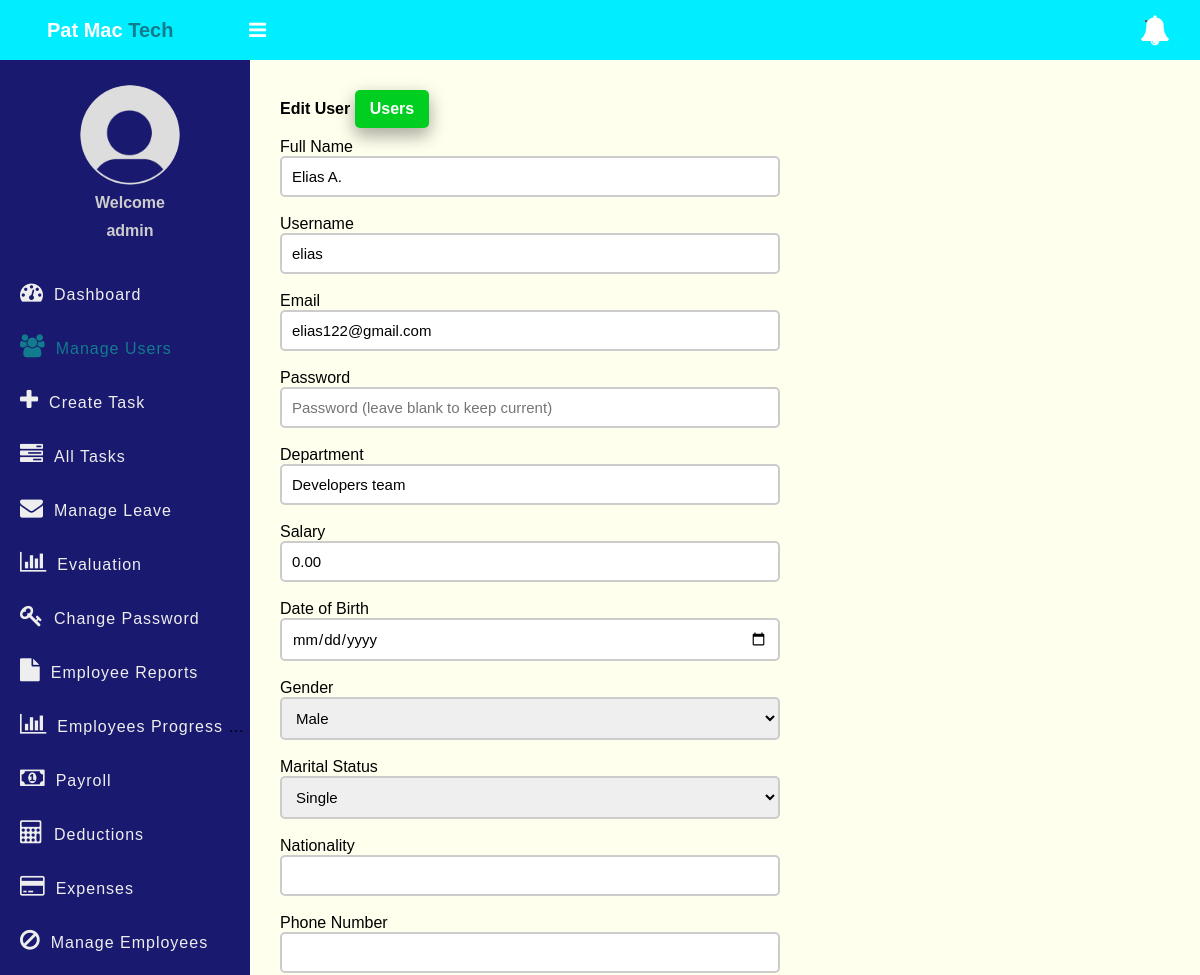
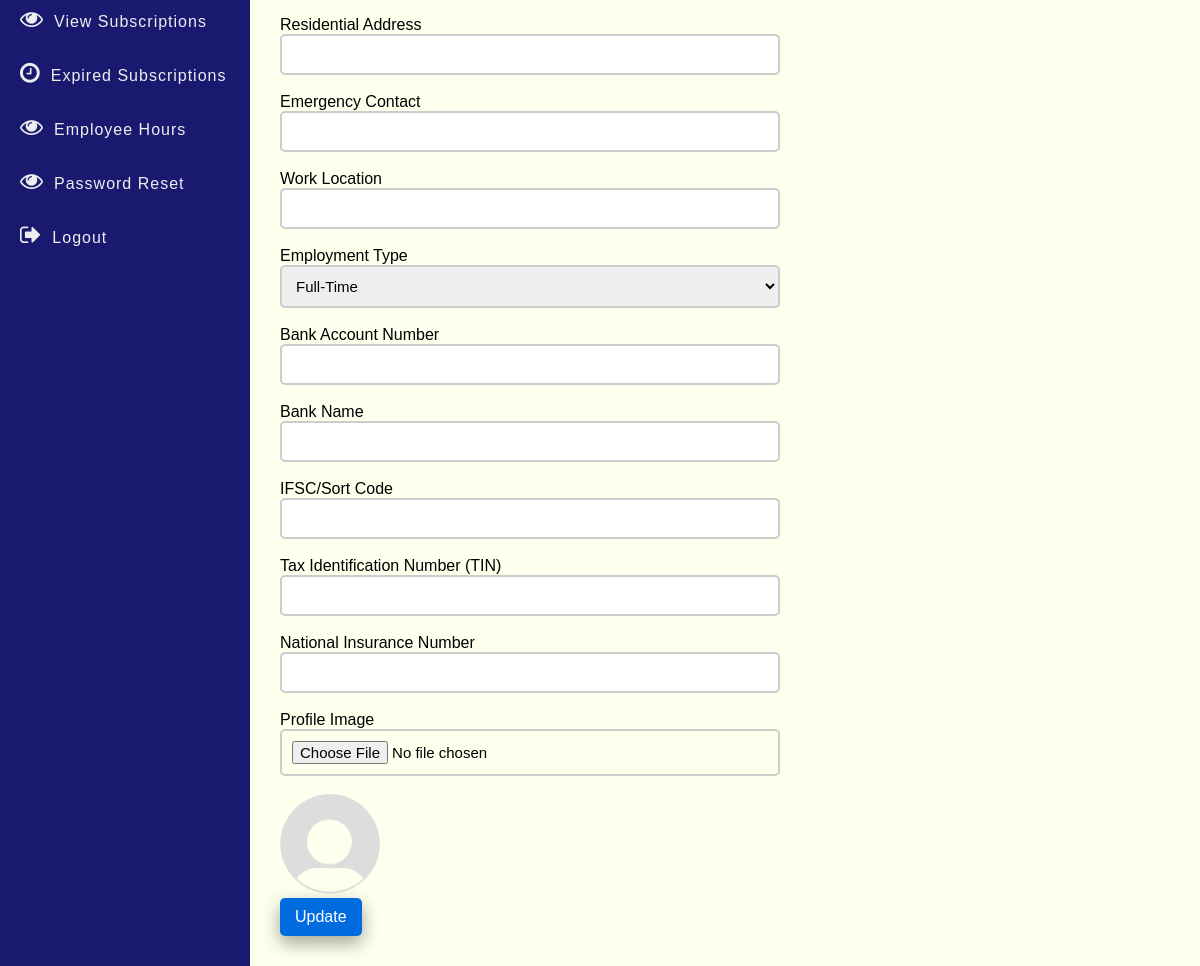
The page /Resources/edit-user.php?id=2 (signed in) on the database its author committed (2 pictures, top to bottom).
### tables this page shows
CREATE TABLE `users` (
  `id` int(11) NOT NULL,
  `full_name` varchar(50) NOT NULL DEFAULT 'Admin',
  `username` varchar(50) NOT NULL,
  `email` varchar(100) NOT NULL,
  `profile_image` varchar(255) DEFAULT NULL,
  `password` varchar(255) NOT NULL,
  `role` enum('admin','employee','evaluator') NOT NULL,
  `salary` decimal(10,2) NOT NULL,
  `department` varchar(50) NOT NULL,
  `created_at` timestamp NOT NULL DEFAULT current_timestamp(),
  `dob` date NOT NULL,
  `gender` enum('male','female','other') NOT NULL,
  `marital_status` enum('single','married','divorced','widowed') NOT NULL,
  `nationality` varchar(100) NOT NULL,
  `phone_number` varchar(20) NOT NULL,
  `address` text NOT NULL,
  `emergency_contact` text NOT NULL,
  `work_location` varchar(100) NOT NULL,
  `employment_type` enum('full-time','part-time','contractual','intern') NOT NULL,
  `account_number` varchar(50) NOT NULL,
  `bank_name` varchar(100) NOT NULL,
  `ifsc_code` varchar(50) NOT NULL,
  `tin` varchar(50) NOT NULL,
  `insurance_number` varchar(50) NOT NULL,
  `is_suspended` tinyint(1) NOT NULL DEFAULT 0
);

### app/Model/User.php (called while the page is built, shortened)
<?php
function get_user_by_id($conn, $id) {
    $sql = "SELECT id, full_name, username, email, salary, department, role,
                   COALESCE(profile_image, 'img/user.png') AS profile_image,
                   dob, gender, marital_status, nationality, phone_number,
                   address, emergency_contact, work_location, employment_type,
                   account_number, bank_name, ifsc_code, tin, insurance_number
            FROM users
            WHERE id = ?";
    $stmt = $conn->prepare($sql);
    $stmt->execute([$id]);
    if ($stmt->rowCount() > 0) {
        return $stmt->fetch(PDO::FETCH_ASSOC);
    } else {
        return null;
    }
}
?>

### Resources/edit-user.php (the view, shortened to what this page needs)
<?php
if (isset($_SESSION['role']) && isset($_SESSION['id']) && $_SESSION['role'] == "admin") {
    include "../app/Model/User.php";
    $id = $_GET['id'];
    $user = get_user_by_id($conn, $id);
 ?>
<!DOCTYPE html>
<html>
<head>
	<link rel="stylesheet" href="https://stackpath.bootstrapcdn.com/font-awesome/4.7.0/css/font-awesome.min.css">
	<link rel="stylesheet" href="../css/style.css">
</head>
<body>
	<?php include "../inc/header.php" ?>
	<div class="body">
		<?php include "../inc/nav.php" ?>
		<section class="section-1">
			<h4 class="title">Edit User <a href="user.php">Users</a></h4>
			<form class="form-1"
			      method="POST"
			      action="../app/update-user.php"
			      enctype="multipart/form-data">
				<div class="input-holder">
					<label>Full Name</label>
					<input type="text" name="full_name" class="input-1" placeholder="Full Name" value="<?= htmlspecialchars($user['full_name']) ?>" required><br>
				</div>
				<div class="input-holder">
					<label>Username</label>
					<input type="text" name="user_name" value="<?= htmlspecialchars($user['username']) ?>" class="input-1" placeholder="Username" required><br>
				</div>
				<div class="input-holder">
					<label>Email</label>
					<input type="email" name="email" value="<?= htmlspecialchars($user['email']) ?>" class="input-1" placeholder="Email" required><br>
				</div>
				<div class="input-holder">
					<label>Password</label>
					<input type="password" name="password" class="input-1" placeholder="Password (leave blank to keep current)" autocomplete="new-password"><br>
				</div>
                <div class="input-holder">
					<label>Department</label>
					<input type="text" name="department" class="input-1" value="<?= htmlspecialchars($user['department']) ?>" required><br>
				</div>
                <div class="input-holder">
					<label>Salary</label>
					<input type="number" name="salary" class="input-1" step="0.01" value="<?= htmlspecialchars($user['salary']) ?>" required><br>
				</div>
                <div class="input-holder">
					<label>Date of Birth</label>
					<input type="date" name="dob" class="input-1" value="<?= htmlspecialchars($user['dob']) ?>" required><br>
				</div>
                <div class="input-holder">
					<label>Gender</label>
					<select name="gender" class="input-1" required>
                        <option value="Male" <?= $user['gender'] == 'Male' ? 'selected' : '' ?>>Male</option>
                    </select><br>
				</div>
				<div class="input-holder">
					<label>Marital Status</label>
					<select name="marital_status" class="input-1" required>
                        <option value="Single" <?= $user['marital_status'] == 'Single' ? 'selected' : '' ?>>Single</option>
                    </select><br>
				</div>
				<div class="input-holder">
					<label>Nationality</label>
					<input type="text" name="nationality" class="input-1" value="<?= htmlspecialchars($user['nationality']) ?>" required><br>
				</div>
				<div class="input-holder">
					<label>Phone Number</label>
					<input type="text" name="phone_number" class="input-1" value="<?= htmlspecialchars($user['phone_number']) ?>" required><br>
				</div>
				<div class="input-holder">
					<label>Residential Address</label>
					<input type="text" name="address" class="input-1" value="<?= htmlspecialchars($user['address']) ?>" required><br>
				</div>
				<div class="input-holder">
					<label>Emergency Contact</label>
					<input type="text" name="emergency_contact" class="input-1" value="<?= htmlspecialchars($user['emergency_contact']) ?>" required><br>
				</div>
				<div class="input-holder">
					<label>Work Location</label>
					<input type="text" name="work_location" class="input-1" value="<?= htmlspecialchars($user['work_location']) ?>" required><br>
				</div>
				<div class="input-holder">
					<label>Employment Type</label>
					<select name="employment_type" class="input-1" required>
                        <option value="Full-Time" <?= $user['employment_type'] == 'Full-Time' ? 'selected' : '' ?>>Full-Time</option>
                    </select><br>
				</div>
				<div class="input-holder">
					<label>Bank Account Number</label>
					<input type="text" name="account_number" class="input-1" value="<?= htmlspecialchars($user['account_number']) ?>" required><br>
				</div>
				<div class="input-holder">
					<label>Bank Name</label>
					<input type="text" name="bank_name" class="input-1" value="<?= htmlspecialchars($user['bank_name']) ?>" required><br>
				</div>
				<div class="input-holder">
					<label>IFSC/Sort Code</label>
					<input type="text" name="ifsc_code" class="input-1" value="<?= htmlspecialchars($user['ifsc_code']) ?>" required><br>
				</div>
				<div class="input-holder">
					<label>Tax Identification Number (TIN)</label>
					<input type="text" name="tin" class="input-1" value="<?= htmlspecialchars($user['tin']) ?>" required><br>
				</div>
				<div class="input-holder">
					<label>National Insurance Number</label>
					<input type="text" name="insurance_number" class="input-1" value="<?= htmlspecialchars($user['insurance_number']) ?>" required><br>
				</div>
                <div class="input-holder">
					<label>Profile Image</label>
					<input type="file" name="profile_image" class="input-1"><br>
					<img src="<?= htmlspecialchars($user['profile_image']) ?>" alt="Profile Image" style="width: 100px; height: 100px;">
				</div>
				<button class="edit-btn">Update</button>
			</form>
		</section>
	</div>
</body>
</html>
<?php
} else {
    $em = "First login";
    header("Location: login.php?error=$em");
    exit();
}
?>

### css/style.css (style rules this page uses)
* { padding: 0; margin: 0; box-sizing: border-box; font-family: arial, sans-serif; }
body { background-image: url("") ; background-position: center; background-repeat: no-repeat; background-size: cover; }
.body { display: flex; background: url("../img/patmac.jpg") no-repeat center center/cover; }
.section-1 { padding: 30px; }
.section-1 .title { margin-bottom: 10px; }
.section-1 .title a { text-decoration: none; display: inline-block; padding-left: 10px; border: none; background: #00CF22; padding: 10px 15px; color: #fff; font-size: 16px; border-radius: 5px; cursor: pointer; outline: none; transition: background 1s; box-shadow: 0 8px 16px 0 rgba(0,0,0,0.2), 0 6px 20px 0 rgba(0,0,0,0.19); }
.section-1 { width: 100%; background: #ffe; }
.edit-btn { text-decoration: none; display: inline-block; padding-left: 10px; border: none; background: #006CE0; padding: 10px 15px; color: #fff; font-size: 16px; border-radius: 5px; cursor: pointer; outline: none; transition: background 1s; box-shadow: 0 8px 16px 0 rgba(0,0,0,0.2), 0 6px 20px 0 rgba(0,0,0,0.19); }
.form-1 { width: 90%; max-width: 500px; }
.input-1 { border: 2px solid #ccc; width: 100%; padding: 10px; font-size: 15px; outline: none; border-radius: 5px; display: block; }

### rows shown on the page
users: full_name "Elias A.", user_name "elias", email "elias122@gmail.com", department "Developers team", salary "0.00"

### other values the page prints
$_SESSION['username'] "admin"
